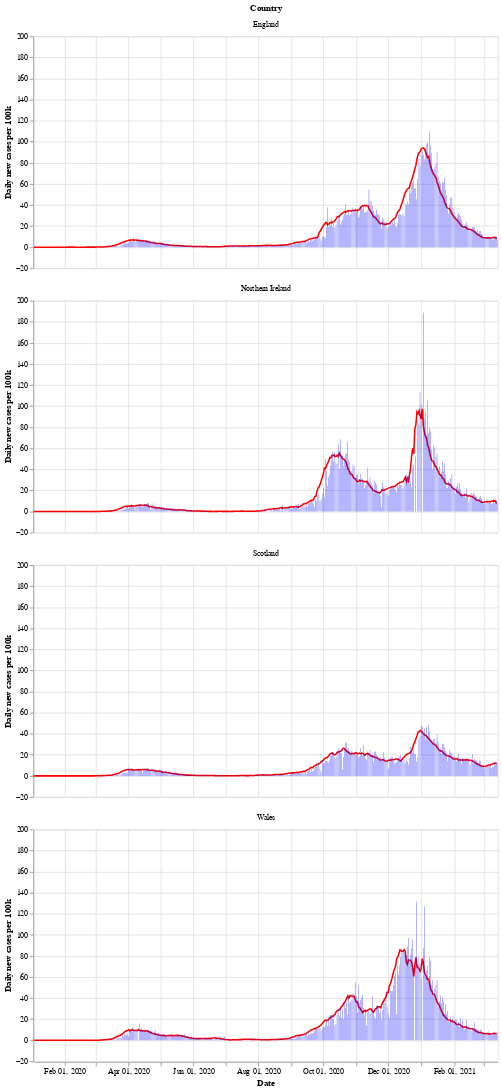

The code cell stored with this chart in its notebook:
### Markdown cell above
Next is a bar chart of the number of new cases in each country (per 100k population), with the 7 day moving average of cases. Again we see that Wales saw a longer period of raising and falling cases compared to the other countries.

After a period of cases falling, each nation is now seeing a rise in the number of cases - especially in Wales.

### Code cell
# collapse
bars = alt.Chart(uk_cases).mark_bar().encode(
    x=alt.X("yearmonthdate(date):T", axis=alt.Axis(title='Date')),
    y=alt.Y("newCasesRate:Q", axis=alt.Axis(title='Daily new cases per 100k')),
    tooltip='newCasesRate',
    color=alt.condition(
        alt.datum.dailyChange > 0,
        alt.value("orange"),  # The positive color
        alt.value("blue")  # The negative color
    )
).properties(title='New cases per 100k population with rolling 7 day average', width=600).interactive()
line = alt.Chart(uk_cases).mark_line(
    color='red',
    size=2,
).transform_window(
    rolling_mean='mean(newCasesRate)',
    frame=[0, 7],
    groupby=['areaName']
).encode(
    x='yearmonthdate(date):T',
    y='rolling_mean:Q'
)
alt.layer(line, bars, data=uk_cases).facet(alt.Row('areaName', title='Country'), columns=1)

### Figure 1 — Vega-Lite specification as saved in the notebook (floating-point values rounded to 4 significant figures; data arrays with more than 128 entries replaced by an {"elided": "..."} marker saying what was removed)
{"config": {"view": {"continuousWidth": 400, "continuousHeight": 300}}, "data": {"name": "data-fc28a891899e84f8dee111238fd1981b"}, "facet": {"type": "nominal", "field": "areaName", "title": "Country"}, "spec": {"layer": [{"mark": {"type": "line", "color": "red", "size": 2}, "encoding": {"x": {"type": "temporal", "field": "date", "timeUnit": "yearmonthdate"}, "y": {"type": "quantitative", "field": "rolling_mean"}}, "transform": [{"window": [{"op": "mean", "field": "newCasesRate", "as": "rolling_mean"}], "frame": [0, 7], "groupby": ["areaName"]}]}, {"mark": "bar", "encoding": {"color": {"condition": {"value": "orange", "test": "(datum.dailyChange > 0)"}, "value": "blue"}, "tooltip": {"type": "quantitative", "field": "newCasesRate"}, "x": {"type": "temporal", "axis": {"title": "Date"}, "field": "date", "timeUnit": "yearmonthdate"}, "y": {"type": "quantitative", "axis": {"title": "Daily new cases per 100k"}, "field": "newCasesRate"}}, "selection": {"selector002": {"type": "interval", "bind": "scales", "encodings": ["x", "y"]}}, "title": "New cases per 100k population with rolling 7 day average", "width": 600}]}, "columns": 1, "$schema": "https://vega.github.io/schema/vega-lite/v4.8.1.json", "datasets": {"data-fc28a891899e84f8dee111238fd1981b": {"elided": "1744 records"}}}
